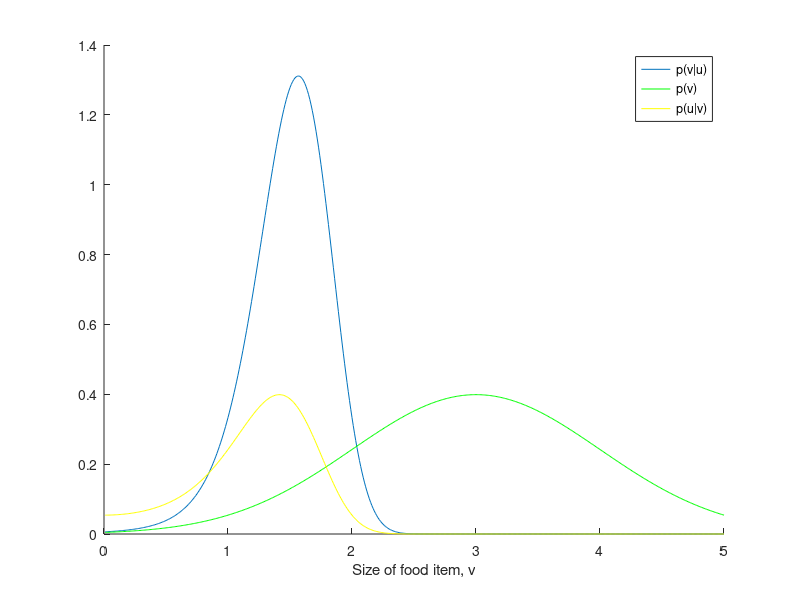

The MATLAB script that drew this image:
%
% Purpose: Exercise 1 in Bogacz free energy tutorial
% https://www.sciencedirect.com/science/article/pii/S0022249615000759
%
% The task considers a simple perceptual problem in which a value of 
% a single variable has to be inferred from a single observation. 
% We consider a simple organism that tries to infer the size or diameter 
% of a food item, which we denote by v , on the basis of light intensity 
% it observes.  Please see the paper for details of the exercise.
%
% (c) 2022 Paul Moore - moorep@maths.ox.ac.uk 
%
% This software is provided 'as is' with no warranty or other guarantee of
% fitness for the user's purpose.  Please let the author know of any bugs
% or potential improvements.


function ex_1

    close all;
    ex();
    
    % published solution for comparison
    % soln_ex_1();
end


function ex()

    % normal function
    gauss = @(x,mu,sigma) (1/(sqrt(2*pi*sigma)) *  exp( ((x-mu).^2)/(-2*sigma)) );

    % range of size of food item
    v_min = 0.01;
    v_step = 0.01;
    v_max =  5;
    v = v_min:v_step:v_max; 

    % likelihood p(u|v), u is the estimate of light intensity
    p_u_given_v = gauss(2,v.^2,1);

    % prior probability of observing this value of v
    p_v = gauss(v,3,1);

    % marginal likelihood
    p_u = sum(p_v .* p_u_given_v * 0.01);
    
    % apply Bayes Rule
    p_v_given_u = p_v.*p_u_given_v/p_u;

    hold on;
    plot(v,p_v_given_u);
    plot(v,p_v,'g');
    plot(v,p_u_given_v,'y');
    
    legend('p(v|u)','p(v)','p(u|v)');
    xlabel ("Size of food item, v");
        
end



% published solution for comparison
function soln_ex_1()

    v_p = 3;
    sigma_p = 1;
    sigma_u = 1; % mean of prior distribution of food size
    % standard deviation of prior = sqrt (1)
    % standard deviation of sensory noise = sqrt (1)
    u = 2; % observed light intensity
    MINV = 0.01;
    % minimum value of v for which posterior computed
    DV = 0.01;
    % interval between values of v for which posterior found
    MAXV = 5;
    % maximum value of v for which posterior computed
    vrange = [MINV:DV:MAXV ];
    numerator = normpdf (vrange ,v_p , sigma_p ) .* normpdf (u, vrange .^2 , sigma_u );
    normalization = sum ( numerator * DV );
    p = numerator / normalization ;
    plot (vrange , p, "k ");
    xlabel ("v ");
    ylabel ("p(v|u) ");
end